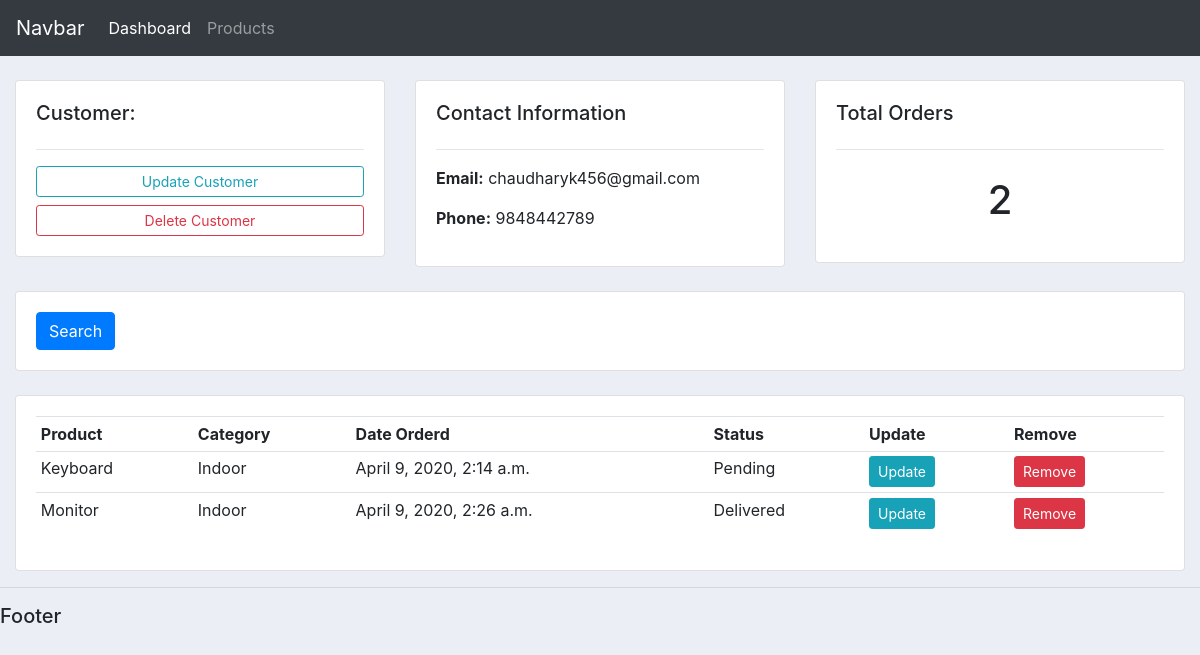
/cutomer/1/, run on an earlier commit of the app's database.
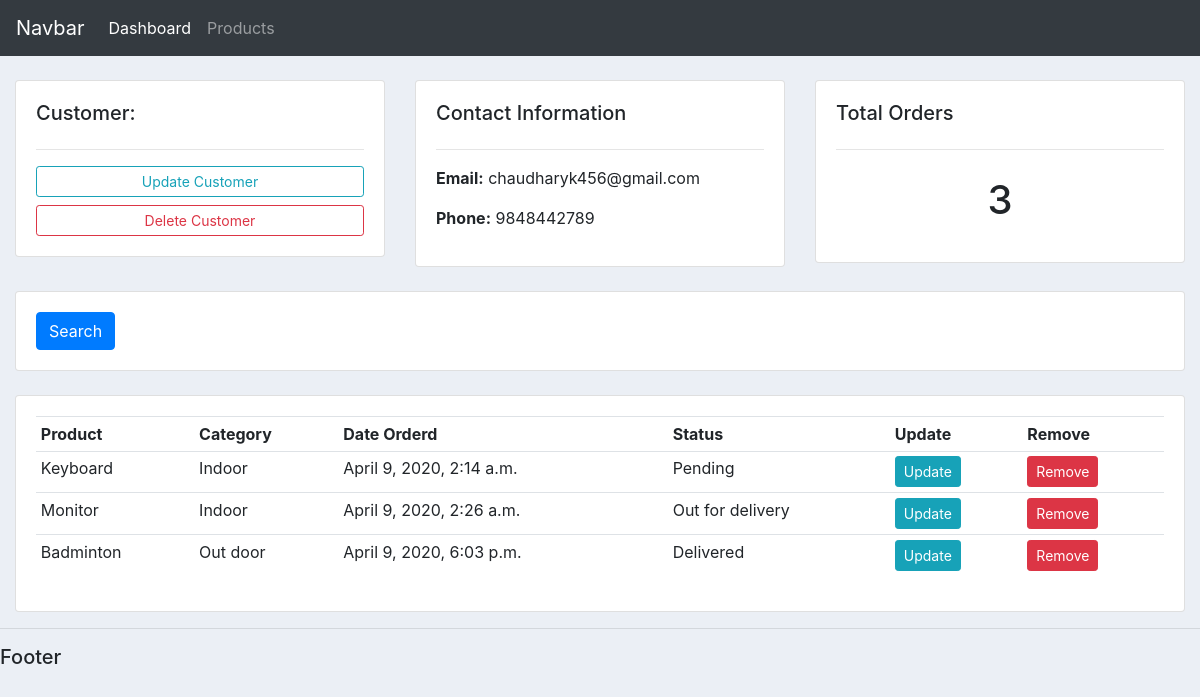
And on a later commit of the database.
### accounts/models.py (models this page shows, shortened)
class Order(models.Model):
    STATUS = (
        ('Pending', 'Pending'),
        ('Out for delivery', 'Out for delivery'),
        ('Delivered', 'Delivered'),
    )
    customer = models.ForeignKey(Customer, on_delete=models.SET_NULL, null=True)
    product = models.ForeignKey(Product, on_delete=models.SET_NULL, null = True)
    date_created = models.DateTimeField(auto_now_add=True)
    status = models.CharField(max_length=200, null=True, choices=STATUS)

class Product(models.Model):
    CATEGORY = (
        ('Indoor', 'Indoor'),
        ('Out door', 'Out door'),
    )
    name = models.CharField(max_length=200)
    price = models.FloatField()
    category = models.CharField(max_length=200, choices=CATEGORY)
    description = models.CharField(max_length=200, null=True, blank=True)
    date_created = models.DateTimeField(auto_now_add=True)
    tags = models.ManyToManyField(Tag)
    def __str__(self):
        return self.name

### accounts/views.py (the view)
# urls.py: path('cutomer/<str:pk>/',views.customers, name="customer"),
def customers(request, pk):
    customer = Customer.objects.get(id = pk)
    orders = customer.order_set.all()
    total_orders = orders.count()
    context={
        'customer':customer,
        'orders':orders,
        'total_orders':total_orders,
    }
    return render(request, "accounts/customer.html", context)

### accounts/templates/accounts/customer.html
{% extends 'accounts/base.html' %}
{% block content %}
    <br>
    <div class="row">
        <div class="col-md">
            <div class="card card-body">
                <h5>Customer:</h5>
                <hr>
                <a class="btn btn-outline-info  btn-sm btn-block" href="">Update Customer</a>
                <a class="btn btn-outline-danger  btn-sm btn-block" href="">Delete Customer</a>
            </div>
        </div>
        <div class="col-md">
            <div class="card card-body">
                <h5>Contact Information</h5>
                <hr>
                <p><b>Email:</b> {{ customer.email }} </p>
                <p><b>Phone:</b> {{ customer.phone }}</p>
            </div>
        </div>
        <div class="col-md">
            <div class="card card-body">
                <h5>Total Orders</h5>
                <hr>
                <h1 style="text-align: center;padding: 10px">{{ total_orders }}</h1>
            </div>
        </div>
    </div>
    <br>
    <div class="row">
        <div class="col">
            <div class="card card-body">
                <form method="get">
                <button class="btn btn-primary" type="submit">Search</button>
            </form>
            </div>
        </div>
    </div>
    <br>
    <div class="row">
        <div class="col-md">
            <div class="card card-body">
                <table class="table table-sm">
                    <tr>
                        <th>Product</th>
                        <th>Category</th>
                        <th>Date Orderd</th>
                        <th>Status</th>
                        <th>Update</th>
                        <th>Remove</th>
                    </tr>
                    {% for order in orders %}
                        <tr>
                            <td>{{ order.product }}</td>
                            <td>{{ order.product.category }}</td>
                            <td>{{ order.date_created }}</td>
                            <td>{{ order.status }}</td>
                            <td><a class="btn btn-sm btn-info" href="{% url 'update_order' order.id %}">Update</a></td>
                            <td><a class="btn btn-sm btn-danger" href="{% url 'delete_order' order.id %}">Remove</a></td>
                        </tr>
                    {% endfor %}
                </table>
            </div>
        </div>
    </div>
{% endblock content %}

What changed in the data, as far as the page shows it:
changed Order "Monitor": status "Delivered" → "Out for delivery"
added Order: product "Badminton", product.category "Out door", date_created "April 9, 2020, 6:03 p.m.", status "Delivered"
Also different on the page:
{{ total_orders }}: "2" → "3"
